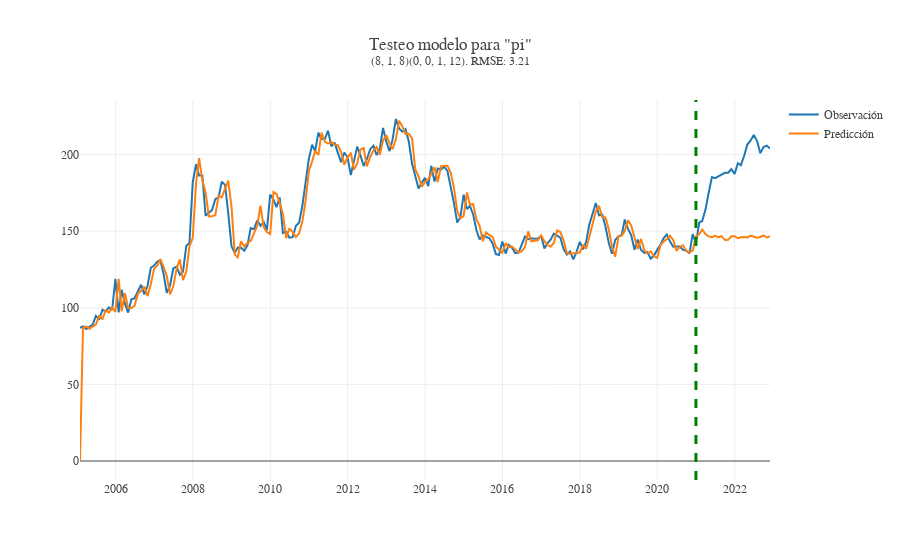
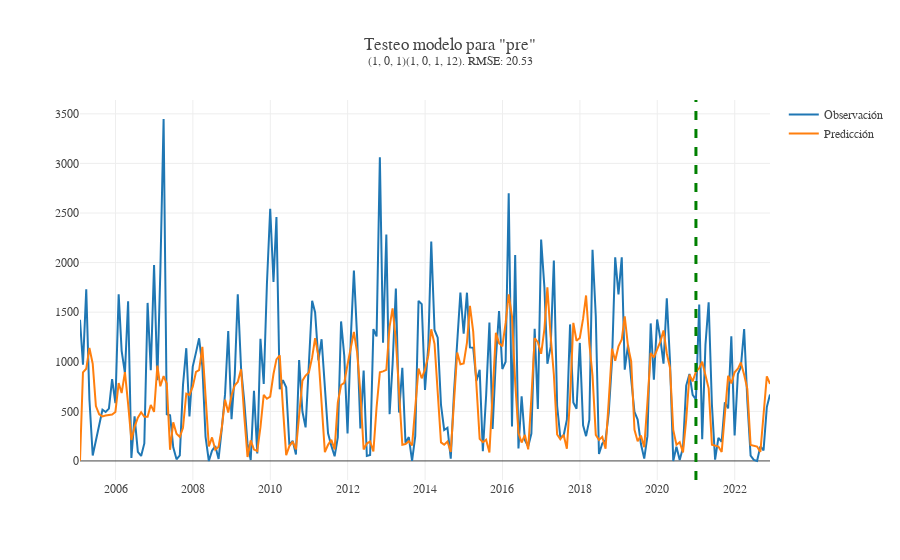
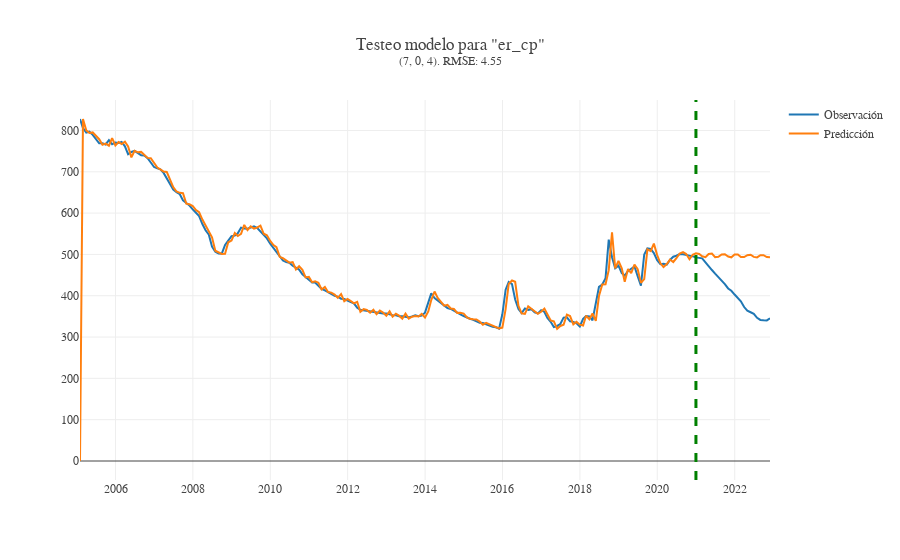
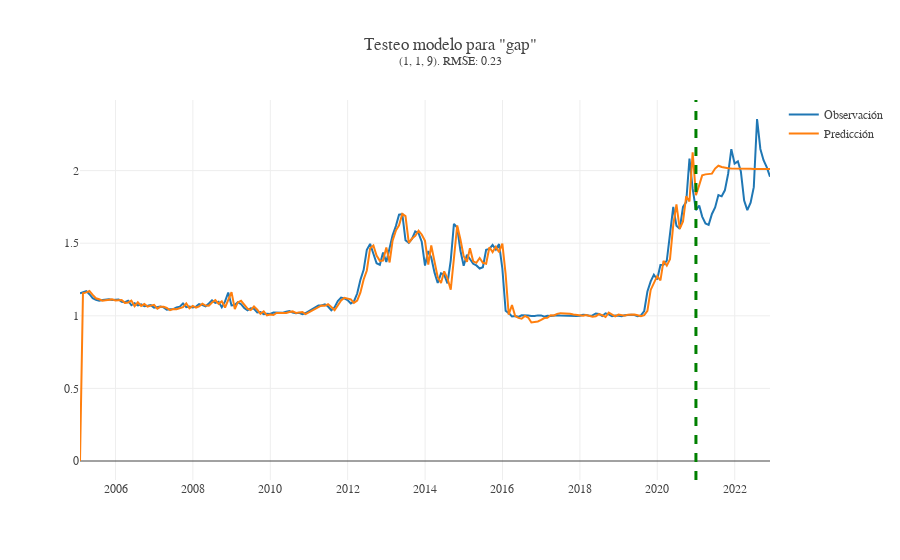

Here is the notebook cell these charts were saved with, in order:
### Code cell
features_models = {train_model_pi:"pi", train_model_pre:"pre", train_model_er_cp:"er_cp", train_model_gap:"gap"}
X_train =train[x_list]

for model in features_models:
    variable = features_models[model]
    order = MODEL_ORDERS[variable]["order"]
    seasonal_order = MODEL_ORDERS[variable]["seasonal_order"]
    seasonal_order = "" if not seasonal_order else seasonal_order
    fitted = model.fit()
    forecast = fitted.forecast(months_for_test)
    forecast = pd.concat([fitted.fittedvalues, forecast])
    if model == train_model_pre:
        forecast = np.exp(forecast) #Transformación de inversión
    obs_pred_df = pd.DataFrame({"observado":test[variable],
                                "prediccion": forecast})
    RMSE = round(math.sqrt(mean_squared_error(obs_pred_df["observado"], obs_pred_df["prediccion"])), 2)
    plot_predicc_obs_exog = go.Figure()
    # plot_predicc_obs_exog.add_trace(go.Scatter(x=obs_pred_df.index, y = obs_pred_df["observado"], name = "Observación"))
    plot_predicc_obs_exog.add_trace(go.Scatter(x=df.index, y = df[variable], name = "Observación"))
    plot_predicc_obs_exog.add_trace(go.Scatter(x=obs_pred_df.index, y = obs_pred_df["prediccion"], name = "Predicción"))
    plot_predicc_obs_exog.add_vline(x = obs_pred_df.index[-months_for_test], line_width=3, line_dash="dash", line_color="green")
    plot_predicc_obs_exog.update_layout(template = None, title_text =f"Testeo modelo para \"{variable}\"<br><sup>{order}{seasonal_order}. RMSE: {RMSE}",
    font_family = "georgia")
    plot_predicc_obs_exog.write_image(f"./output/testeo_exog_sarimax/testeo_exog_sarimax_{variable}.pdf")
    plot_predicc_obs_exog.show()

### Figure 1 — Plotly figure (JSON) as saved in the notebook; plotly's stock layout.template omitted (floating-point values rounded to 4 significant figures; data arrays with more than 128 entries replaced by an {"elided": "..."} marker saying what was removed)
{"data": [{"name": "Observación", "type": "scatter", "x": {"elided": "215 str values"}, "y": {"elided": "215 float values"}}, {"name": "Predicción", "type": "scatter", "x": {"elided": "215 str values"}, "y": {"elided": "215 float values"}}], "layout": {"font": {"family": "georgia"}, "shapes": [{"line": {"color": "green", "dash": "dash", "width": 3}, "type": "line", "x0": "2020-12-31T00:00:00", "x1": "2020-12-31T00:00:00", "xref": "x", "y0": 0, "y1": 1, "yref": "y domain"}], "title": {"text": "Testeo modelo para \"pi\"<br><sup>(8, 1, 8)(0, 0, 1, 12). RMSE: 3.21"}}}

### Figure 2 — Plotly figure (JSON) as saved in the notebook; plotly's stock layout.template omitted (floating-point values rounded to 4 significant figures; data arrays with more than 128 entries replaced by an {"elided": "..."} marker saying what was removed)
{"data": [{"name": "Observación", "type": "scatter", "x": {"elided": "215 str values"}, "y": {"elided": "215 float values"}}, {"name": "Predicción", "type": "scatter", "x": {"elided": "215 str values"}, "y": {"elided": "215 float values"}}], "layout": {"font": {"family": "georgia"}, "shapes": [{"line": {"color": "green", "dash": "dash", "width": 3}, "type": "line", "x0": "2020-12-31T00:00:00", "x1": "2020-12-31T00:00:00", "xref": "x", "y0": 0, "y1": 1, "yref": "y domain"}], "title": {"text": "Testeo modelo para \"pre\"<br><sup>(1, 0, 1)(1, 0, 1, 12). RMSE: 20.53"}}}

### Figure 3 — Plotly figure (JSON) as saved in the notebook; plotly's stock layout.template omitted (floating-point values rounded to 4 significant figures; data arrays with more than 128 entries replaced by an {"elided": "..."} marker saying what was removed)
{"data": [{"name": "Observación", "type": "scatter", "x": {"elided": "215 str values"}, "y": {"elided": "215 float values"}}, {"name": "Predicción", "type": "scatter", "x": {"elided": "215 str values"}, "y": {"elided": "215 float values"}}], "layout": {"font": {"family": "georgia"}, "shapes": [{"line": {"color": "green", "dash": "dash", "width": 3}, "type": "line", "x0": "2020-12-31T00:00:00", "x1": "2020-12-31T00:00:00", "xref": "x", "y0": 0, "y1": 1, "yref": "y domain"}], "title": {"text": "Testeo modelo para \"er_cp\"<br><sup>(7, 0, 4). RMSE: 4.55"}}}

### Figure 4 — Plotly figure (JSON) as saved in the notebook; plotly's stock layout.template omitted (floating-point values rounded to 4 significant figures; data arrays with more than 128 entries replaced by an {"elided": "..."} marker saying what was removed)
{"data": [{"name": "Observación", "type": "scatter", "x": {"elided": "215 str values"}, "y": {"elided": "215 float values"}}, {"name": "Predicción", "type": "scatter", "x": {"elided": "215 str values"}, "y": {"elided": "215 float values"}}], "layout": {"font": {"family": "georgia"}, "shapes": [{"line": {"color": "green", "dash": "dash", "width": 3}, "type": "line", "x0": "2020-12-31T00:00:00", "x1": "2020-12-31T00:00:00", "xref": "x", "y0": 0, "y1": 1, "yref": "y domain"}], "title": {"text": "Testeo modelo para \"gap\"<br><sup>(1, 1, 9). RMSE: 0.23"}}}
